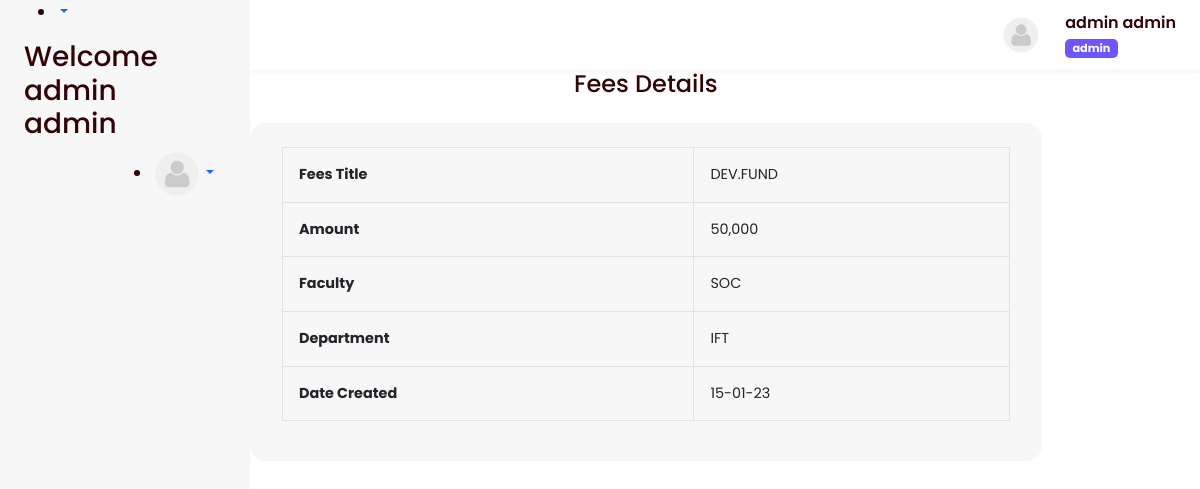
The app's page /admin/fees_details.php?is=dd3360368b9fd98153564be7ca811a45 (signed in) with its own data.
### tables this page shows
CREATE TABLE `fees` (
  `code` int(200) NOT NULL,
  `sn` varchar(200) NOT NULL,
  `title` varchar(20) NOT NULL,
  `amount` varchar(20) NOT NULL,
  `college` varchar(120) NOT NULL,
  `department` varchar(120) NOT NULL,
  `level` varchar(50) NOT NULL,
  `semester` int(20) NOT NULL DEFAULT 1,
  `status` int(11) NOT NULL,
  `dates` varchar(10) NOT NULL,
  `session` varchar(200) NOT NULL
);

### admin/header.php (called while the page is built, shortened)
<?php include("../conn.php") ?>
<?php session_start();
$users = $_SESSION['users'];
$s1 = mysqli_query($con, "SELECT * FROM admin where username = '$users'");
$sh1 = mysqli_fetch_array($s1);
$name1 = $sh1['fname'] . " " . $sh1['lname'];
$img = $sh1['picture'];
if ($img == "") {
    $img2 = "passport/default.png";
} else {
    $img2 = $img;
}
$role = "admin";
?>
<?php include("../extras/header.php") ?>

### admin/fees_details.php (the view, shortened to what this page needs)
<?php include("header.php") ?>
<div class="content">
	<div class="col-sm-10 mb-5">
		<div class="content">
			<div id="p_heading">
				<?php
				$users = $_SESSION['users'];
				$s1  = mysqli_query($con, "SELECT * FROM admin where username = '$users'");
				$sh1 = mysqli_fetch_array($s1);
				$name1 = $sh1['fname'] . " " . $sh1['lname'];
				$img = $sh1['picture'];
				if ($img == "") {
					$img2 = "passport/default.png";
				} else {
					$img2 = $img;
				}
				?>
				<?php include("nav.php") ?>
			</div>
			<div class="panel-body">
				<h4 class="text-center">Fees Details</h4>
			</div>
			<div class="panel-body">
				<?php
				$fees_id = $_GET['is'];
				$my_query = mysqli_query($con, "SELECT * FROM fees where sn = '$fees_id'");
				$array = mysqli_fetch_array($my_query);
				$title = $array['title'];
				$amount = $array['amount'];
				$college = $array['college'];
				$department = $array['department'];
				$date = $array['dates'];
				?>
				<div class="table-responsive table-box">
					<table class="table table-bordered">
						<tr>
							<th>Fees Title</th>
							<td><?php echo $title ?></td>
						</tr>
						<tr>
							<th>Amount</th>
							<td><?php echo number_format($amount) ?></td>
						</tr>
						<tr>
							<th>Faculty</th>
							<td><?php echo $college ?></td>
						</tr>
						<tr>
							<th>Department</th>
							<td><?php echo $department ?></td>
						</tr>
						<tr>
							<th>Date Created</th>
							<td><?php echo $date ?></td>
						</tr>
					</table>
				</div>
			</div>
		</div>
	</div>
</div>

### extras/body.php (shortened to what this page needs)
<body>
    <main id="super-box">
        <?php include("navbar.php") ?>
        <section class="viewbox">
            <div class="viewbox-nav">
                <div id="droppy" class="dropdown">
                    <div class="profile-bar dropdown-toggle" type="button" id="dropdownMenuButton1"
                        data-bs-toggle="dropdown" aria-expanded="false">
                        <div class="image">
                            <img src="<?= $img2 ?>" alt="">
                        </div>
                        <div class="content">
                            <p>
                                <?= $name1 ?>
                            </p>
                            <span class="badge bg-secondary"><?= $role ?></span>
                        </div>
                    </div>
                </div>
            </div>

### admin/nav.php (shortened to what this page needs)
<nav style='border: none !important; outline: none !important;' class='navbar navbar-default'>
  <div class="container nav">
    <div class="settings">
      <ul>
        <li class="dropdown"><a href="" style='border: none !important; outline: none !important;' class="navbar-toggle collapsed dropdown-toggle list-right" data-bs-toggle="dropdown" data-hover="dropdown">
          </a>
    </div>
    <h3>Welcome <?php echo $name1 ?></h3>
    <div class="settings">
      <ul>
        <li class="dropdown"><a href="" class="dropdown-toggle list-right" data-bs-toggle="dropdown" data-hover="dropdown"><img src="<?php echo $img2 ?>" width="50px" id="imgs"></a>
    </div>
  </div>
</nav>

### assets/css/style.css (style rules this page uses)
body { font-family: 'Poppins', sans-serif !important; color: #310405 !important; }
p { margin-bottom: 0 !important; }
.panel-body { margin-bottom: 1.5rem; }
#super-box { display: flex; align-items: flex-start; min-height: 100vh; width: 100%; overflow-x: hidden; background-color: white; position: relative; }
#super-box nav, #super-box section.viewbox { min-height: 100vh; transition: .3s; overflow: hidden; }
#super-box nav { display: flex; flex-direction: column; align-items: flex-start; padding: 0rem 1.5rem 7rem; gap: 24px; background: #F7F7F7; width: 250px; position: fixed; z-index: 1; top: 0; left: 0; overflow-y: scroll; max-height: 100vh; }
#super-box .viewbox { width: calc(100% - 250px); margin-left: 250px; }
.viewbox .viewbox-nav, .viewbox .viewbox-content { padding: .7rem 1.5rem; }
.viewbox .viewbox-nav { display: flex; align-items: center; box-shadow: 0px 2px 4px rgba(0, 0, 0, 0.05); }
.viewbox .viewbox-nav .profile-bar { display: flex; align-content: center; }
.viewbox .viewbox-nav .profile-bar .content p { margin-bottom: .3rem; font-weight: 600; }
.viewbox .viewbox-nav .profile-bar .content span { font-size: .7rem !important; background: #6D55FF !important; border-radius: 5px; }
.viewbox .viewbox-nav .profile-bar .image { width: 40px; height: 100%; overflow: hidden; display: flex; align-items: center; justify-content: center; margin: auto 0; margin-right: 1.5rem; }
.viewbox .viewbox-nav .profile-bar .image img { width: 40px; height: 40px; border-radius: 50%; display: block; margin: 0 auto; }
#droppy .profile-bar::after { opacity: 0; display: none; }
.table-box { padding: 24px 32px; gap: 16px; background: #F7F7F7; border-radius: 16px; width: 100%; overflow-x: scroll; }
.table>:not(caption)>*>* { padding: 1rem !important; font-size: .9rem; }

### records on screen
fees: title "DEV.FUND", amount "50,000", college "SOC", department "IFT", dates "15-01-23"

### other values on screen
$name1 "admin admin"
$role "admin"
